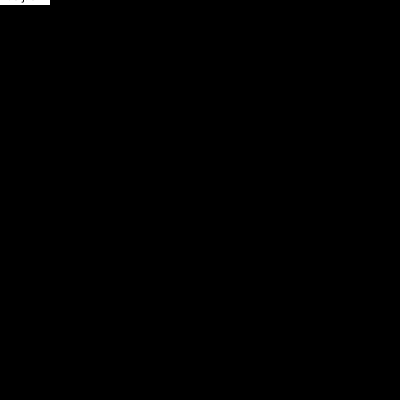
Frame 1 (no input)
Frame 60 (the mouse pressed at the canvas centre just before this capture): identical to frame 1, image omitted
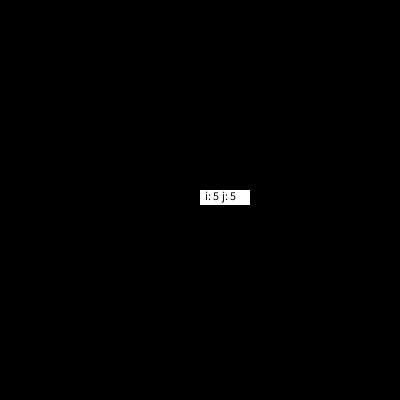
Frame 120 (the mouse held since frame 60 and released just before this capture)

The Processing sketch that drew these frames (run headless with seeded random() and noise(); from frame 60 on, the mouse is pressed at the canvas centre):

// Processing sketch: processing_86662
// ── processing_86662.pde

 
 int colonnes = 10;
 int rangees = 10;
 
 float largeurColonne;
 float hauteurRangee;
  
  void setup() {
    size(400,400);
    smooth();
    
    largeurColonne = width/colonnes;
    hauteurRangee = height/rangees;
  
  }
  
  
  void draw() {
  
     background(220);
     noStroke();
  
 
  
  
  
  
  
  for ( int i =0; i < colonnes;  i++ ) {
   for ( int j = 0; j < rangees; j++ ) {
   
      
        fill(0,i/colonnes*255,j/rangees*255);
               
        rect( i*largeurColonne , j*hauteurRangee , largeurColonne , hauteurRangee );
   
    }
  }
  
  int iSouris = int(mouseX / largeurColonne);
  int jSouris = int(mouseY / hauteurRangee);
  
  fill(255);
  rect(mouseX,mouseY-10,50,15);
  fill(0);
  text("i: " + iSouris + " " + "j: " + jSouris, mouseX+5, mouseY);
  
  
  
  }
  
  

 
  
  
  
  
  
